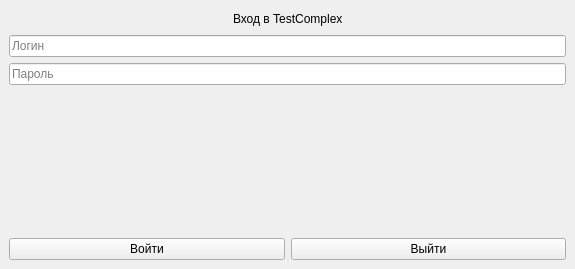
<?xml version="1.0" encoding="UTF-8"?>
<ui version="4.0">
 <class>MainWindow</class>
 <widget class="QMainWindow" name="MainWindow">
  <property name="geometry">
   <rect>
    <x>0</x>
    <y>0</y>
    <width>575</width>
    <height>269</height>
   </rect>
  </property>
  <property name="windowTitle">
   <string>TestComplex</string>
  </property>
  <widget class="QWidget" name="centralwidget">
   <layout class="QVBoxLayout" name="verticalLayout_2">
    <item>
     <layout class="QVBoxLayout" name="verticalLayout">
      <item>
       <layout class="QHBoxLayout" name="horizontalLayout">
        <item>
         <spacer name="horizontalSpacer_2">
          <property name="orientation">
           <enum>Qt::Horizontal</enum>
          </property>
          <property name="sizeHint" stdset="0">
           <size>
            <width>40</width>
            <height>20</height>
           </size>
          </property>
         </spacer>
        </item>
        <item>
         <widget class="QLabel" name="HelloLabel">
          <property name="text">
           <string>Вход в TestComplex</string>
          </property>
         </widget>
        </item>
        <item>
         <spacer name="horizontalSpacer">
          <property name="orientation">
           <enum>Qt::Horizontal</enum>
          </property>
          <property name="sizeHint" stdset="0">
           <size>
            <width>40</width>
            <height>20</height>
           </size>
          </property>
         </spacer>
        </item>
       </layout>
      </item>
      <item>
       <widget class="QLineEdit" name="LoginEdit">
        <property name="text">
         <string extracomment="login"/>
        </property>
        <property name="placeholderText">
         <string>Логин</string>
        </property>
       </widget>
      </item>
      <item>
       <widget class="QLineEdit" name="PassEdit">
        <property name="inputMask">
         <string/>
        </property>
        <property name="text">
         <string extracomment="password"/>
        </property>
        <property name="placeholderText">
         <string>Пароль</string>
        </property>
       </widget>
      </item>
      <item>
       <spacer name="verticalSpacer">
        <property name="orientation">
         <enum>Qt::Vertical</enum>
        </property>
        <property name="sizeHint" stdset="0">
         <size>
          <width>20</width>
          <height>40</height>
         </size>
        </property>
       </spacer>
      </item>
      <item>
       <layout class="QHBoxLayout" name="horizontalLayout_2">
        <item>
         <widget class="QPushButton" name="LoginButton">
          <property name="text">
           <string>Войти</string>
          </property>
         </widget>
        </item>
        <item>
         <widget class="QPushButton" name="ExitButton">
          <property name="text">
           <string>Выйти</string>
          </property>
         </widget>
        </item>
       </layout>
      </item>
     </layout>
    </item>
   </layout>
  </widget>
 </widget>
 <resources/>
 <connections/>
</ui>
